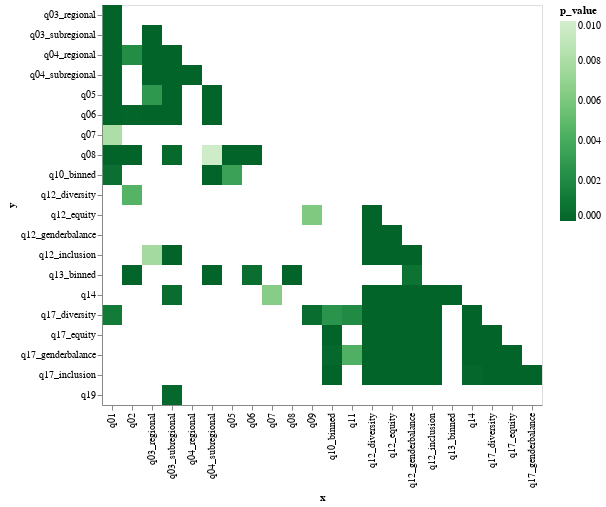

The notebook cell this image was saved under:
### Markdown cell above
When ``p < 0.01``

### Code cell
p_limit = 0.01
scheme = "greens"
hm = hmap(chi2_data, scheme, p_limit)
hm

# fname = Path("../data/main_data/") / f"chi2_p0010.png"
# hm.save(fname)
# print(f"Save chart to: {fname}")

### Figure 1 — Vega-Lite specification as saved in the notebook (floating-point values rounded to 4 significant figures)
{"config": {"view": {"continuousWidth": 300, "continuousHeight": 300}}, "data": {"name": "data-725a06aaa14689b8ff79deb3972fb6fb"}, "mark": {"type": "rect"}, "encoding": {"color": {"field": "p_value", "scale": {"domain": [0, 0.01], "scheme": "greens", "reverse": true}, "type": "quantitative"}, "x": {"field": "x", "type": "nominal"}, "y": {"field": "y", "type": "nominal"}}, "$schema": "https://vega.github.io/schema/vega-lite/v5.14.1.json", "datasets": {"data-725a06aaa14689b8ff79deb3972fb6fb": [{"questions": "q01-q03_regional", "p_value": 2.655e-09, "statistic": 115.8, "dof": 40, "x": "q01", "y": "q03_regional"}, {"questions": "q01-q03_subregional", "p_value": 9.036e-07, "statistic": 219.4, "dof": 128, "x": "q01", "y": "q03_subregional"}, {"questions": "q01-q04_regional", "p_value": 8.22e-08, "statistic": 105.5, "dof": 40, "x": "q01", "y": "q04_regional"}, {"questions": "q01-q04_subregional", "p_value": 1.331e-10, "statistic": 267.4, "dof": 136, "x": "q01", "y": "q04_subregional"}, {"questions": "q01-q05", "p_value": 7.768e-42, "statistic": 319.8, "dof": 48, "x": "q01", "y": "q05"}, {"questions": "q01-q06", "p_value": 9.148e-07, "statistic": 133.1, "dof": 64, "x": "q01", "y": "q06"}, {"questions": "q01-q07", "p_value": 0.008122, "statistic": 43.77, "dof": 24, "x": "q01", "y": "q07"}, {"questions": "q01-q08", "p_value": 7.446e-36, "statistic": 269.8, "dof": 40, "x": "q01", "y": "q08"}, {"questions": "q01-q10_binned", "p_value": 0.0005963, "statistic": 137.4, "dof": 88, "x": "q01", "y": "q10_binned"}, {"questions": "q01-q17_diversity", "p_value": 0.001227, "statistic": 50.49, "dof": 24, "x": "q01", "y": "q17_diversity"}, {"questions": "q02-q04_regional", "p_value": 0.002148, "statistic": 42.84, "dof": 20, "x": "q02", "y": "q04_regional"}, {"questions": "q02-q06", "p_value": 7.268e-05, "statistic": 71.64, "dof": 32, "x": "q02", "y": "q06"}, {"questions": "q02-q08", "p_value": 8.424e-07, "statistic": 65.89, "dof": 20, "x": "q02", "y": "q08"}, {"questions": "q02-q12_diversity", "p_value": 0.00452, "statistic": 40.34, "dof": 20, "x": "q02", "y": "q12_diversity"}, {"questions": "q02-q13_binned", "p_value": 4.148e-05, "statistic": 123.8, "dof": 68, "x": "q02", "y": "q13_binned"}, {"questions": "q03_regional-q03_subregional", "p_value": 1.839e-255, "statistic": 1475.0, "dof": 80, "x": "q03_regional", "y": "q03_subregional"}, {"questions": "q03_regional-q04_regional", "p_value": 7.6e-162, "statistic": 843.6, "dof": 25, "x": "q03_regional", "y": "q04_regional"}, {"questions": "q03_regional-q04_subregional", "p_value": 8.283e-149, "statistic": 963.0, "dof": 85, "x": "q03_regional", "y": "q04_subregional"}, {"questions": "q03_regional-q05", "p_value": 0.002857, "statistic": 55.83, "dof": 30, "x": "q03_regional", "y": "q05"}, {"questions": "q03_regional-q06", "p_value": 1.906e-11, "statistic": 130.0, "dof": 40, "x": "q03_regional", "y": "q06"}, {"questions": "q03_regional-q12_inclusion", "p_value": 0.007702, "statistic": 45.31, "dof": 25, "x": "q03_regional", "y": "q12_inclusion"}, {"questions": "q03_subregional-q04_regional", "p_value": 9.958e-132, "statistic": 863.5, "dof": 80, "x": "q03_subregional", "y": "q04_regional"}, {"questions": "q03_subregional-q04_subregional", "p_value": 0.0, "statistic": 2379.0, "dof": 272, "x": "q03_subregional", "y": "q04_subregional"}, {"questions": "q03_subregional-q05", "p_value": 5.028e-07, "statistic": 179.6, "dof": 96, "x": "q03_subregional", "y": "q05"}, {"questions": "q03_subregional-q06", "p_value": 5.743e-16, "statistic": 301.0, "dof": 128, "x": "q03_subregional", "y": "q06"}, {"questions": "q03_subregional-q08", "p_value": 0.0003293, "statistic": 130.3, "dof": 80, "x": "q03_subregional", "y": "q08"}, {"questions": "q03_subregional-q12_inclusion", "p_value": 1.631e-05, "statistic": 143.7, "dof": 80, "x": "q03_subregional", "y": "q12_inclusion"}, {"questions": "q03_subregional-q14", "p_value": 0.0004512, "statistic": 128.8, "dof": 80, "x": "q03_subregional", "y": "q14"}, {"questions": "q03_subregional-q19", "p_value": 0.0002239, "statistic": 132.1, "dof": 80, "x": "q03_subregional", "y": "q19"}, {"questions": "q04_regional-q04_subregional", "p_value": 2.572e-252, "statistic": 1475.0, "dof": 85, "x": "q04_regional", "y": "q04_subregional"}, {"questions": "q04_subregional-q05", "p_value": 1.542e-05, "statistic": 172.7, "dof": 102, "x": "q04_subregional", "y": "q05"}, {"questions": "q04_subregional-q06", "p_value": 1.679e-06, "statistic": 226.8, "dof": 136, "x": "q04_subregional", "y": "q06"}, {"questions": "q04_subregional-q08", "p_value": 0.009774, "statistic": 118.4, "dof": 85, "x": "q04_subregional", "y": "q08"}, {"questions": "q04_subregional-q10_binned", "p_value": 2.482e-05, "statistic": 276.0, "dof": 187, "x": "q04_subregional", "y": "q10_binned"}, {"questions": "q04_subregional-q13_binned", "p_value": 1.164e-05, "statistic": 402.2, "dof": 289, "x": "q04_subregional", "y": "q13_binned"}, {"questions": "q05-q08", "p_value": 5.65e-41, "statistic": 272.8, "dof": 30, "x": "q05", "y": "q08"}, {"questions": "q05-q10_binned", "p_value": 0.003422, "statistic": 101.3, "dof": 66, "x": "q05", "y": "q10_binned"}, {"questions": "q06-q08", "p_value": 1.254e-15, "statistic": 156.1, "dof": 40, "x": "q06", "y": "q08"}, {"questions": "q06-q13_binned", "p_value": 0.0005107, "statistic": 196.8, "dof": 136, "x": "q06", "y": "q13_binned"}, {"questions": "q07-q14", "p_value": 0.006496, "statistic": 31.97, "dof": 15, "x": "q07", "y": "q14"}, {"questions": "q08-q13_binned", "p_value": 2.467e-12, "statistic": 208.2, "dof": 85, "x": "q08", "y": "q13_binned"}, {"questions": "q09-q12_equity", "p_value": 0.006191, "statistic": 24.58, "dof": 10, "x": "q09", "y": "q12_equity"}, {"questions": "q09-q17_diversity", "p_value": 0.0004681, "statistic": 24.26, "dof": 6, "x": "q09", "y": "q17_diversity"}, {"questions": "q10_binned-q17_diversity", "p_value": 0.002638, "statistic": 60.19, "dof": 33, "x": "q10_binned", "y": "q17_diversity"}, {"questions": "q10_binned-q17_equity", "p_value": 1.125e-05, "statistic": 79.24, "dof": 33, "x": "q10_binned", "y": "q17_equity"}, {"questions": "q10_binned-q17_genderbalance", "p_value": 0.0002292, "statistic": 69.17, "dof": 33, "x": "q10_binned", "y": "q17_genderbalance"}, {"questions": "q10_binned-q17_inclusion", "p_value": 1.536e-05, "statistic": 78.24, "dof": 33, "x": "q10_binned", "y": "q17_inclusion"}, {"questions": "q11-q17_diversity", "p_value": 0.002072, "statistic": 20.71, "dof": 6, "x": "q11", "y": "q17_diversity"}, {"questions": "q11-q17_genderbalance", "p_value": 0.004336, "statistic": 18.9, "dof": 6, "x": "q11", "y": "q17_genderbalance"}, {"questions": "q12_diversity-q12_equity", "p_value": 3.459e-124, "statistic": 664.7, "dof": 25, "x": "q12_diversity", "y": "q12_equity"}, {"questions": "q12_diversity-q12_genderbalance", "p_value": 8.477e-148, "statistic": 777.0, "dof": 25, "x": "q12_diversity", "y": "q12_genderbalance"}, {"questions": "q12_diversity-q12_inclusion", "p_value": 5.006e-113, "statistic": 611.4, "dof": 25, "x": "q12_diversity", "y": "q12_inclusion"}, {"questions": "q12_diversity-q14", "p_value": 1.761e-16, "statistic": 131.8, "dof": 25, "x": "q12_diversity", "y": "q14"}, {"questions": "q12_diversity-q17_diversity", "p_value": 4.118e-14, "statistic": 97.36, "dof": 15, "x": "q12_diversity", "y": "q17_diversity"}, {"questions": "q12_diversity-q17_equity", "p_value": 3.243e-13, "statistic": 92.6, "dof": 15, "x": "q12_diversity", "y": "q17_equity"}, {"questions": "q12_diversity-q17_genderbalance", "p_value": 4.997e-13, "statistic": 91.59, "dof": 15, "x": "q12_diversity", "y": "q17_genderbalance"}, {"questions": "q12_diversity-q17_inclusion", "p_value": 1.409e-12, "statistic": 89.18, "dof": 15, "x": "q12_diversity", "y": "q17_inclusion"}, {"questions": "q12_equity-q12_genderbalance", "p_value": 7.721e-117, "statistic": 629.6, "dof": 25, "x": "q12_equity", "y": "q12_genderbalance"}, {"questions": "q12_equity-q12_inclusion", "p_value": 1.225e-150, "statistic": 790.5, "dof": 25, "x": "q12_equity", "y": "q12_inclusion"}, {"questions": "q12_equity-q14", "p_value": 8.231e-11, "statistic": 99.3, "dof": 25, "x": "q12_equity", "y": "q14"}, {"questions": "q12_equity-q17_diversity", "p_value": 2.907e-11, "statistic": 82.08, "dof": 15, "x": "q12_equity", "y": "q17_diversity"}, {"questions": "q12_equity-q17_equity", "p_value": 1.116e-19, "statistic": 126.3, "dof": 15, "x": "q12_equity", "y": "q17_equity"}, {"questions": "q12_equity-q17_genderbalance", "p_value": 1.768e-08, "statistic": 66.63, "dof": 15, "x": "q12_equity", "y": "q17_genderbalance"}, {"questions": "q12_equity-q17_inclusion", "p_value": 1.577e-13, "statistic": 94.26, "dof": 15, "x": "q12_equity", "y": "q17_inclusion"}, {"questions": "q12_genderbalance-q12_inclusion", "p_value": 5.899e-102, "statistic": 558.3, "dof": 25, "x": "q12_genderbalance", "y": "q12_inclusion"}, {"questions": "q12_genderbalance-q13_binned", "p_value": 0.0008106, "statistic": 132.1, "dof": 85, "x": "q12_genderbalance", "y": "q13_binned"}, {"questions": "q12_genderbalance-q14", "p_value": 9.174e-42, "statistic": 264.0, "dof": 25, "x": "q12_genderbalance", "y": "q14"}, {"questions": "q12_genderbalance-q17_diversity", "p_value": 3.678e-14, "statistic": 97.62, "dof": 15, "x": "q12_genderbalance", "y": "q17_diversity"}, {"questions": "q12_genderbalance-q17_equity", "p_value": 3.193e-13, "statistic": 92.63, "dof": 15, "x": "q12_genderbalance", "y": "q17_equity"}, {"questions": "q12_genderbalance-q17_genderbalance", "p_value": 8.881e-14, "statistic": 95.59, "dof": 15, "x": "q12_genderbalance", "y": "q17_genderbalance"}, {"questions": "q12_genderbalance-q17_inclusion", "p_value": 4.636e-13, "statistic": 91.77, "dof": 15, "x": "q12_genderbalance", "y": "q17_inclusion"}, {"questions": "q12_inclusion-q14", "p_value": 7.54e-12, "statistic": 105.4, "dof": 25, "x": "q12_inclusion", "y": "q14"}, {"questions": "q12_inclusion-q17_diversity", "p_value": 3.062e-10, "statistic": 76.48, "dof": 15, "x": "q12_inclusion", "y": "q17_diversity"}, {"questions": "q12_inclusion-q17_equity", "p_value": 1.741e-14, "statistic": 99.34, "dof": 15, "x": "q12_inclusion", "y": "q17_equity"}, {"questions": "q12_inclusion-q17_genderbalance", "p_value": 2.23e-09, "statistic": 71.69, "dof": 15, "x": "q12_inclusion", "y": "q17_genderbalance"}, {"questions": "q12_inclusion-q17_inclusion", "p_value": 2.24e-16, "statistic": 109.3, "dof": 15, "x": "q12_inclusion", "y": "q17_inclusion"}, {"questions": "q13_binned-q14", "p_value": 1.414e-37, "statistic": 372.2, "dof": 85, "x": "q13_binned", "y": "q14"}, {"questions": "q14-q17_diversity", "p_value": 1.897e-12, "statistic": 88.49, "dof": 15, "x": "q14", "y": "q17_diversity"}, {"questions": "q14-q17_equity", "p_value": 1.342e-06, "statistic": 55.74, "dof": 15, "x": "q14", "y": "q17_equity"}, {"questions": "q14-q17_genderbalance", "p_value": 7.856e-16, "statistic": 106.4, "dof": 15, "x": "q14", "y": "q17_genderbalance"}, {"questions": "q14-q17_inclusion", "p_value": 0.0001592, "statistic": 42.97, "dof": 15, "x": "q14", "y": "q17_inclusion"}, {"questions": "q17_diversity-q17_equity", "p_value": 7.233e-80, "statistic": 396.6, "dof": 9, "x": "q17_diversity", "y": "q17_equity"}, {"questions": "q17_diversity-q17_genderbalance", "p_value": 1.636e-88, "statistic": 437.1, "dof": 9, "x": "q17_diversity", "y": "q17_genderbalance"}, {"questions": "q17_diversity-q17_inclusion", "p_value": 4.919e-96, "statistic": 472.3, "dof": 9, "x": "q17_diversity", "y": "q17_inclusion"}, {"questions": "q17_equity-q17_genderbalance", "p_value": 1.793e-67, "statistic": 338.4, "dof": 9, "x": "q17_equity", "y": "q17_genderbalance"}, {"questions": "q17_equity-q17_inclusion", "p_value": 2.09e-104, "statistic": 511.4, "dof": 9, "x": "q17_equity", "y": "q17_inclusion"}, {"questions": "q17_genderbalance-q17_inclusion", "p_value": 5.486e-56, "statistic": 284.3, "dof": 9, "x": "q17_genderbalance", "y": "q17_inclusion"}]}}
